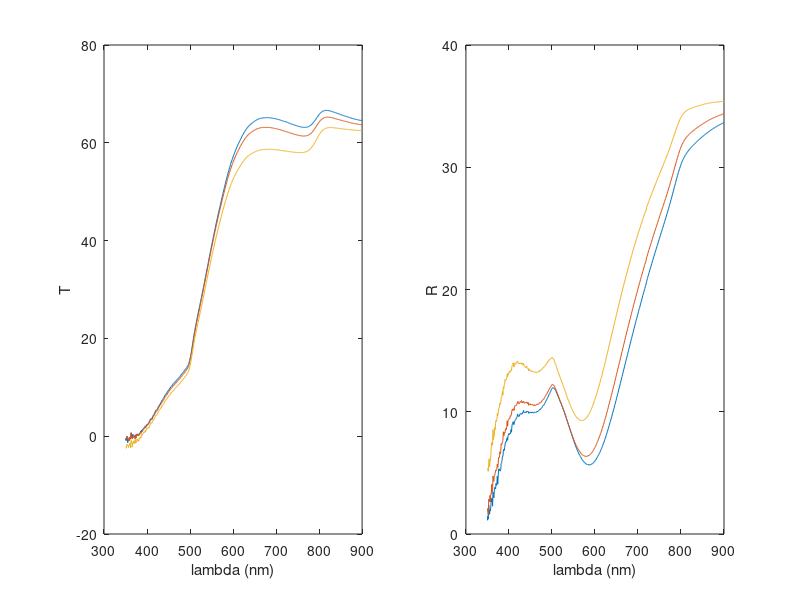

Write the MATLAB code that produced this figure.
%%%%%%%%%%%%%%%%%%%%%%%%%%%%%%%%
%
%
%   This work is licensed under the Creative Commons Reconocimiento-NoComercial-CompartirIgual 4.0 Internacional License.
%   To view a copy of this license, visit http://creativecommons.org/licenses/by-nc-sa/4.0/.
%
%
%%%%%%%%%%%%%%%%%%%%%%%%%%%%%%%

clear; clc; 
% close all;

addpath("C:\Users\glozano\Nextcloud\G\teaching\máster UPO\24-25\energía\práctica sims\códigos\ReTraF-1.4\src");


%% ReTraF fitting test

plot_exp_data = 1; % Plot experimental data (1 if you want the plot)


%% Files

%  Size of delta & psi data must be (  length(wl_exp) ,  length(theta_exp) )
%
data_file = "pvk.mat";


%% Parameters
wl =350:10:900;  % Wavelength (nm)

theta.values = [6 30 50];  % Incident angles of the measurements (degrees)
theta.index  = [1,3];  % Index of the angles to use


%% Layer models of the structutre


%% Air
air.type = "cnst";  % Known constant refractive index type
air.n = 1.0;    % Refractive index

%% Al2O3
Al2O3.type = "U-cnst";  
Al2O3.l_n = 1.60;    
Al2O3.u_n = 1.85;
Al2O3.l_D = 25;    % Thickness (nm)
Al2O3.u_D = 65;

%% PVK
pvk.type = "U-Fh-N";
pvk.l_n0 = 0.5*1.99;
pvk.u_n0 = 1.5*1.99;

pvk.l_Eg = 1239.8/830;
pvk.u_Eg = 1239.8/830;

pvk.l_Ei = 0.5*[1.4939 2.8737 4.0264 ];
pvk.u_Ei = 1.5*[1.4939 2.8737 4.0264 ];

pvk.l_Gi = 0.5*[0.080 0.387 0.448  ];
pvk.u_Gi = 1.5*[0.080 0.387 0.448  ];
pvk.l_fi = 0.5*[0.149 0.078 0.056  ];
pvk.u_fi = 1.5*[0.149 0.078 0.056  ];

pvk.l_D = 40;
pvk.u_D = 100;
%pvk.D = 50; % 85nm sale bien


%% TaTM
TaTM.type = "file";  
TaTM.filename = "TaTm_nk.mat";   
TaTM.D = 5;    % Thickness (5 nm)



%% Glass substrate
glass.type = "cnst";    % Known constant refractive index type
glass.n = 1.51;      % Refractive index
glass.D = 1e6;      % Layer thickness (nm)

%%
models = {air, Al2O3, pvk, TaTM, glass ,air};

% models = fliplr(models);

%% Plot data
if plot_exp_data == 1
    data = load("pvk.mat");

    wl_exp = data.wl_exp;
    Rexp = 0.5*(data.RSample_S+data.RSample_P);
    Texp = 0.5*(data.TSample_S+data.TSample_P);

    figure;
    subplot(1,2,1)
    plot(wl_exp,Texp)
    xlabel("\lambda (nm)")
    ylabel("T")

    subplot(1,2,2)
    plot(wl_exp,Rexp)
    xlabel("\lambda (nm)")
    ylabel("R")
    return
end


%% Fitting options

foptions.method = "fmincon";  % "fmincon" or "genetic"
% foptions.method = "genetic";  % "fmincon" or "genetic"
foptions.scatt = false;
foptions.itermax = 50;      % Maximum number of iterations
foptions.parallel = true;   % Parallel evaluation of the objective function
foptions.popsize = 300;      % Population size (if "genetic" is used)
foptions.lcoher = 1e4;      % Coherence length (recommended 1e4)



%% Fit

%data_file = [];

[layers_out,N,D,Data_exp,Data_theor,xbest,foptions_out] = ReTraF(wl,theta,models,data_file,foptions);

%%

figure;
subplot(1,2,1)
plot(wl,real(N(:,3)),'LineWidth',2)
xlabel("\lambda (nm)")
ylabel("n")
subplot(1,2,2)
plot(wl,imag(N(:,3)),'LineWidth',2)
xlabel("\lambda (nm)")
ylabel("k")
%